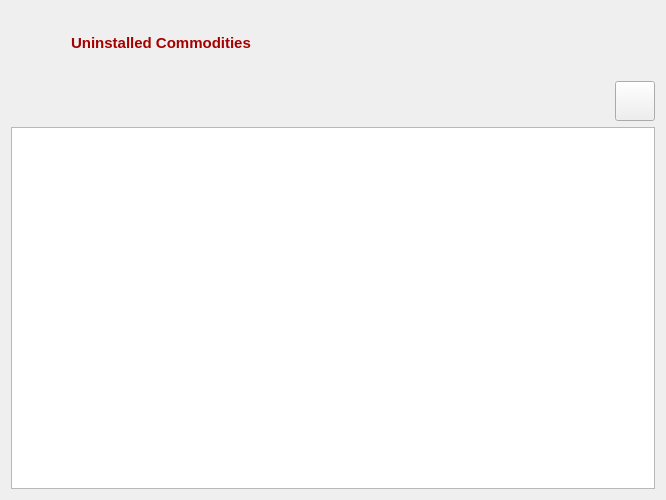
<?xml version="1.0" encoding="UTF-8"?>
<ui version="4.0">
 <class>UninstalledDialog</class>
 <widget class="QDialog" name="UninstalledDialog">
  <property name="geometry">
   <rect>
    <x>0</x>
    <y>0</y>
    <width>666</width>
    <height>500</height>
   </rect>
  </property>
  <property name="minimumSize">
   <size>
    <width>500</width>
    <height>500</height>
   </size>
  </property>
  <property name="windowTitle">
   <string>Uninstalled Commodities</string>
  </property>
  <property name="windowIcon">
   <iconset resource="../../../../image.qrc">
    <normaloff>:/Image/removeDslam.png</normaloff>:/Image/removeDslam.png</iconset>
  </property>
  <layout class="QVBoxLayout" name="verticalLayout">
   <item>
    <layout class="QHBoxLayout" name="horizontalLayout">
     <item>
      <widget class="QLabel" name="label">
       <property name="minimumSize">
        <size>
         <width>300</width>
         <height>30</height>
        </size>
       </property>
       <property name="maximumSize">
        <size>
         <width>300</width>
         <height>30</height>
        </size>
       </property>
       <property name="font">
        <font>
         <family>Tahoma</family>
         <pointsize>11</pointsize>
         <weight>75</weight>
         <bold>true</bold>
        </font>
       </property>
       <property name="styleSheet">
        <string notr="true">color: rgb(164, 0, 0);</string>
       </property>
       <property name="text">
        <string>Uninstalled Commodities</string>
       </property>
       <property name="alignment">
        <set>Qt::AlignCenter</set>
       </property>
      </widget>
     </item>
     <item>
      <spacer name="horizontalSpacer">
       <property name="orientation">
        <enum>Qt::Horizontal</enum>
       </property>
       <property name="sizeHint" stdset="0">
        <size>
         <width>40</width>
         <height>20</height>
        </size>
       </property>
      </spacer>
     </item>
     <item>
      <widget class="QLabel" name="label_2">
       <property name="minimumSize">
        <size>
         <width>64</width>
         <height>64</height>
        </size>
       </property>
       <property name="maximumSize">
        <size>
         <width>64</width>
         <height>64</height>
        </size>
       </property>
       <property name="text">
        <string/>
       </property>
       <property name="pixmap">
        <pixmap resource="../../../../image.qrc">:/Image/removeDslam.png</pixmap>
       </property>
       <property name="alignment">
        <set>Qt::AlignCenter</set>
       </property>
      </widget>
     </item>
    </layout>
   </item>
   <item>
    <layout class="QHBoxLayout" name="horizontalLayout_2">
     <item>
      <spacer name="horizontalSpacer_2">
       <property name="orientation">
        <enum>Qt::Horizontal</enum>
       </property>
       <property name="sizeHint" stdset="0">
        <size>
         <width>40</width>
         <height>20</height>
        </size>
       </property>
      </spacer>
     </item>
     <item>
      <widget class="QPushButton" name="addBtn">
       <property name="minimumSize">
        <size>
         <width>40</width>
         <height>40</height>
        </size>
       </property>
       <property name="maximumSize">
        <size>
         <width>40</width>
         <height>40</height>
        </size>
       </property>
       <property name="text">
        <string/>
       </property>
       <property name="icon">
        <iconset resource="../../../../image.qrc">
         <normaloff>:/Image/add.png</normaloff>:/Image/add.png</iconset>
       </property>
       <property name="autoDefault">
        <bool>false</bool>
       </property>
      </widget>
     </item>
    </layout>
   </item>
   <item>
    <widget class="QTableView" name="TV">
     <property name="font">
      <font>
       <family>Tahoma</family>
       <pointsize>11</pointsize>
      </font>
     </property>
     <property name="layoutDirection">
      <enum>Qt::RightToLeft</enum>
     </property>
     <property name="verticalScrollBarPolicy">
      <enum>Qt::ScrollBarAlwaysOff</enum>
     </property>
     <property name="editTriggers">
      <set>QAbstractItemView::NoEditTriggers</set>
     </property>
     <property name="alternatingRowColors">
      <bool>true</bool>
     </property>
     <property name="selectionMode">
      <enum>QAbstractItemView::SingleSelection</enum>
     </property>
     <property name="selectionBehavior">
      <enum>QAbstractItemView::SelectRows</enum>
     </property>
    </widget>
   </item>
  </layout>
  <action name="actionEdit">
   <property name="icon">
    <iconset resource="../../../../image.qrc">
     <normaloff>:/Image/edit.png</normaloff>:/Image/edit.png</iconset>
   </property>
   <property name="text">
    <string>Edit</string>
   </property>
  </action>
  <action name="actionRemove">
   <property name="icon">
    <iconset resource="../../../../image.qrc">
     <normaloff>:/Image/remove.png</normaloff>:/Image/remove.png</iconset>
   </property>
   <property name="text">
    <string>Remove</string>
   </property>
  </action>
 </widget>
 <resources>
  <include location="../../../../image.qrc"/>
 </resources>
 <connections/>
</ui>
